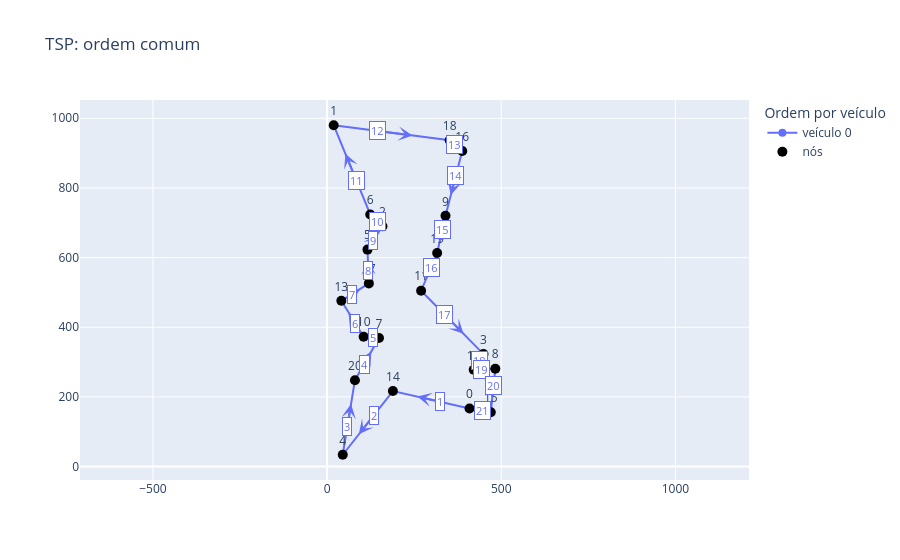
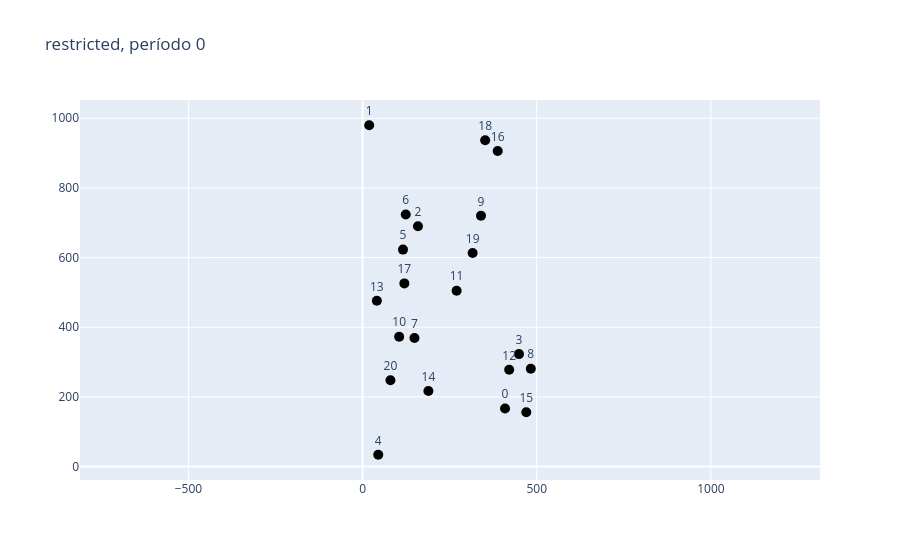

Notebook source saved alongside these figures, in order:
### Markdown cell above
## TSP, visitas, rotas e cargas

A ordem do TSP é comum aos produtos, veículos e períodos. A tabela de rotas mostra subsequências na etapa restrita e sequências livres na melhoria.
Escolha `STAGE` e `PERIOD` para inspeção. Os gráficos usam as coordenadas da instância; sem coordenadas, empregam uma disposição circular apenas para visualização, sem alterar custos.

### Code cell
def plot_routes(routes, title):
    coord = data.get('coordXY')
    if coord:
        x, y = np.asarray(coord['x']), np.asarray(coord['y'])
    else:
        angle = np.linspace(0, 2 * np.pi, problem.i, endpoint=False)
        x, y = np.cos(angle), np.sin(angle)

    fig = go.Figure()
    palette = px.colors.qualitative.Plotly
    for vehicle, route in enumerate(routes):
        if not route:
            continue
        nodes = [0, *route, 0]
        color = palette[vehicle % len(palette)]
        fig.add_trace(
            go.Scatter(
                x=x[nodes],
                y=y[nodes],
                mode='lines+markers',
                line={'color': color, 'width': 2},
                marker={'size': 8},
                name=f'veículo {vehicle}',
                text=[f'parada {step}: nó {node}' for step, node in enumerate(nodes)],
                hovertemplate='%{text}<extra>%{fullData.name}</extra>',
            )
        )
        for step, (origin, destination) in enumerate(zip(nodes, nodes[1:]), start=1):
            dx, dy = x[destination] - x[origin], y[destination] - y[origin]
            # A seta aponta no sentido percorrido; o número identifica a perna da rota.
            fig.add_annotation(
                x=x[origin] + 0.68 * dx,
                y=y[origin] + 0.68 * dy,
                ax=x[origin] + 0.43 * dx,
                ay=y[origin] + 0.43 * dy,
                xref='x', yref='y', axref='x', ayref='y',
                text='', showarrow=True, arrowhead=3, arrowsize=1.2,
                arrowwidth=2, arrowcolor=color,
            )
            fig.add_annotation(
                x=x[origin] + 0.38 * dx,
                y=y[origin] + 0.38 * dy,
                text=str(step), showarrow=False,
                font={'color': color, 'size': 11},
                bgcolor='white', bordercolor=color, borderwidth=1,
            )

    fig.add_trace(
        go.Scatter(
            x=x, y=y, mode='markers+text', text=list(range(problem.i)),
            textposition='top center', name='nós',
            marker={'color': 'black', 'size': 10},
        )
    )
    fig.update_layout(
        title=title,
        yaxis_scaleanchor='x',
        annotations=fig.layout.annotations,
        legend_title_text='Ordem por veículo',
    )
    return fig

u = restore('tsp','u')
assert np.allclose(u,np.rint(u))
assert all(u[a,b] == 1 for a,b in zip(pi,pi[1:]) if a != b)
plot_routes([pi[1:-1]],'TSP: ordem comum').show()
route_records = []
for stage,state in states.items():
    try:
        for t,period in enumerate(routes_from_z(state['Z'])):
            for v,route in enumerate(period):
                route_records.append({'stage':stage,'t':t,'v':v,'route':[0,*route,0] if route else [],
                                      'sequence':' → '.join(map(str,[0,*route,0])) if route else '',
                                      'delivered':float(state['Q'][:,v,:,t].sum())})
    except ValueError as error:
        print(stage,'Falha de conectividade:',error)
display(pd.DataFrame(route_records))

STAGE = next(iter(states),None)  # Ajuste para restricted, route_improvement ou final.
STAGE = 'restricted'  # Ajuste para restricted, route_improvement ou final.
PERIOD = 0
if STAGE:
    state = states[STAGE]
    routes = routes_from_z(state['Z'])[PERIOD]
    plot_routes(routes,f'{STAGE}, período {PERIOD}').show()
    rows = []
    for v,route in enumerate(routes):
        for i,k in zip([0,*route],[*route,0]) if route else []:
            rows.append({'v':v,'i':i,'k':k,'Z':state['Z'][v,i,k,PERIOD],
                         'carga_por_produto':state['R'][:,v,i,k,PERIOD].tolist(),
                         'carga_total':state['R'][:,v,i,k,PERIOD].sum()})
    display(pd.DataFrame(rows))

### Figure 1 — Plotly figure (JSON) as saved in the notebook; plotly's stock layout.template omitted (floating-point values rounded to 4 significant figures)
{"data": [{"hovertemplate": "%{text}<extra>%{fullData.name}</extra>", "line": {"color": "#636EFA", "width": 2}, "marker": {"size": 8}, "mode": "lines+markers", "name": "veículo 0", "text": ["parada 0: nó 0", "parada 1: nó 14", "parada 2: nó 4", "parada 3: nó 20", "parada 4: nó 7", "parada 5: nó 10", "parada 6: nó 13", "parada 7: nó 17", "parada 8: nó 5", "parada 9: nó 2", "parada 10: nó 6", "parada 11: nó 1", "parada 12: nó 18", "parada 13: nó 16", "parada 14: nó 9", "parada 15: nó 19", "parada 16: nó 11", "parada 17: nó 3", "parada 18: nó 12", "parada 19: nó 8", "parada 20: nó 15", "parada 21: nó 0"], "type": "scatter", "x": [409, 189, 45, 80, 149, 105, 41, 120, 116, 159, 124, 19, 352, 388, 340, 316, 270, 449, 421, 483, 470, 409], "y": [167, 217, 34, 248, 369, 373, 476, 526, 623, 690, 724, 980, 937, 906, 720, 613, 505, 323, 278, 281, 156, 167]}, {"marker": {"color": "black", "size": 10}, "mode": "markers+text", "name": "nós", "text": ["0", "1", "2", "3", "4", "5", "6", "7", "8", "9", "10", "11", "12", "13", "14", "15", "16", "17", "18", "19", "20"], "textposition": "top center", "type": "scatter", "x": [409, 19, 159, 449, 45, 116, 124, 149, 483, 340, 105, 270, 421, 41, 189, 470, 388, 120, 352, 316, 80], "y": [167, 980, 690, 323, 34, 623, 724, 369, 281, 720, 373, 505, 278, 476, 217, 156, 906, 526, 937, 613, 248]}], "layout": {"annotations": [{"arrowcolor": "#636EFA", "arrowhead": 3, "arrowsize": 1.2, "arrowwidth": 2, "ax": 314.4, "axref": "x", "ay": 188.5, "ayref": "y", "showarrow": true, "text": "", "x": 259.4, "xref": "x", "y": 201, "yref": "y"}, {"bgcolor": "white", "bordercolor": "#636EFA", "borderwidth": 1, "font": {"color": "#636EFA", "size": 11}, "showarrow": false, "text": "1", "x": 325.4, "y": 186}, {"arrowcolor": "#636EFA", "arrowhead": 3, "arrowsize": 1.2, "arrowwidth": 2, "ax": 127.1, "axref": "x", "ay": 138.3, "ayref": "y", "showarrow": true, "text": "", "x": 91.08, "xref": "x", "y": 92.56, "yref": "y"}, {"bgcolor": "white", "bordercolor": "#636EFA", "borderwidth": 1, "font": {"color": "#636EFA", "size": 11}, "showarrow": false, "text": "2", "x": 134.3, "y": 147.5}, {"arrowcolor": "#636EFA", "arrowhead": 3, "arrowsize": 1.2, "arrowwidth": 2, "ax": 60.05, "axref": "x", "ay": 126.0, "ayref": "y", "showarrow": true, "text": "", "x": 68.8, "xref": "x", "y": 179.5, "yref": "y"}, {"bgcolor": "white", "bordercolor": "#636EFA", "borderwidth": 1, "font": {"color": "#636EFA", "size": 11}, "showarrow": false, "text": "3", "x": 58.3, "y": 115.3}, {"arrowcolor": "#636EFA", "arrowhead": 3, "arrowsize": 1.2, "arrowwidth": 2, "ax": 109.7, "axref": "x", "ay": 300.0, "ayref": "y", "showarrow": true, "text": "", "x": 126.9, "xref": "x", "y": 330.3, "yref": "y"}, {"bgcolor": "white", "bordercolor": "#636EFA", "borderwidth": 1, "font": {"color": "#636EFA", "size": 11}, "showarrow": false, "text": "4", "x": 106.2, "y": 294.0}, {"arrowcolor": "#636EFA", "arrowhead": 3, "arrowsize": 1.2, "arrowwidth": 2, "ax": 130.1, "axref": "x", "ay": 370.7, "ayref": "y", "showarrow": true, "text": "", "x": 119.1, "xref": "x", "y": 371.7, "yref": "y"}, {"bgcolor": "white", "bordercolor": "#636EFA", "borderwidth": 1, "font": {"color": "#636EFA", "size": 11}, "showarrow": false, "text": "5", "x": 132.3, "y": 370.5}, {"arrowcolor": "#636EFA", "arrowhead": 3, "arrowsize": 1.2, "arrowwidth": 2, "ax": 77.48, "axref": "x", "ay": 417.3, "ayref": "y", "showarrow": true, "text": "", "x": 61.48, "xref": "x", "y": 443.0, "yref": "y"}, {"bgcolor": "white", "bordercolor": "#636EFA", "borderwidth": 1, "font": {"color": "#636EFA", "size": 11}, "showarrow": false, "text": "6", "x": 80.68, "y": 412.1}, {"arrowcolor": "#636EFA", "arrowhead": 3, "arrowsize": 1.2, "arrowwidth": 2, "ax": 74.97, "axref": "x", "ay": 497.5, "ayref": "y", "showarrow": true, "text": "", "x": 94.72, "xref": "x", "y": 510, "yref": "y"}, {"bgcolor": "white", "bordercolor": "#636EFA", "borderwidth": 1, "font": {"color": "#636EFA", "size": 11}, "showarrow": false, "text": "7", "x": 71.02, "y": 495}, {"arrowcolor": "#636EFA", "arrowhead": 3, "arrowsize": 1.2, "arrowwidth": 2, "ax": 118.3, "axref": "x", "ay": 567.7, "ayref": "y", "showarrow": true, "text": "", "x": 117.3, "xref": "x", "y": 592.0, "yref": "y"}, {"bgcolor": "white", "bordercolor": "#636EFA", "borderwidth": 1, "font": {"color": "#636EFA", "size": 11}, "showarrow": false, "text": "8", "x": 118.5, "y": 562.9}, {"arrowcolor": "#636EFA", "arrowhead": 3, "arrowsize": 1.2, "arrowwidth": 2, "ax": 134.5, "axref": "x", "ay": 651.8, "ayref": "y", "showarrow": true, "text": "", "x": 145.2, "xref": "x", "y": 668.6, "yref": "y"}, {"bgcolor": "white", "bordercolor": "#636EFA", "borderwidth": 1, "font": {"color": "#636EFA", "size": 11}, "showarrow": false, "text": "9", "x": 132.3, "y": 648.5}, {"arrowcolor": "#636EFA", "arrowhead": 3, "arrowsize": 1.2, "arrowwidth": 2, "ax": 143.9, "axref": "x", "ay": 704.6, "ayref": "y", "showarrow": true, "text": "", "x": 135.2, "xref": "x", "y": 713.1, "yref": "y"}, {"bgcolor": "white", "bordercolor": "#636EFA", "borderwidth": 1, "font": {"color": "#636EFA", "size": 11}, "showarrow": false, "text": "10", "x": 145.7, "y": 702.9}, {"arrowcolor": "#636EFA", "arrowhead": 3, "arrowsize": 1.2, "arrowwidth": 2, "ax": 78.85, "axref": "x", "ay": 834.1, "ayref": "y", "showarrow": true, "text": "", "x": 52.6, "xref": "x", "y": 898.1, "yref": "y"}, {"bgcolor": "white", "bordercolor": "#636EFA", "borderwidth": 1, "font": {"color": "#636EFA", "size": 11}, "showarrow": false, "text": "11", "x": 84.1, "y": 821.3}, {"arrowcolor": "#636EFA", "arrowhead": 3, "arrowsize": 1.2, "arrowwidth": 2, "ax": 162.2, "axref": "x", "ay": 961.5, "ayref": "y", "showarrow": true, "text": "", "x": 245.4, "xref": "x", "y": 950.8, "yref": "y"}, {"bgcolor": "white", "bordercolor": "#636EFA", "borderwidth": 1, "font": {"color": "#636EFA", "size": 11}, "showarrow": false, "text": "12", "x": 145.5, "y": 963.7}, {"arrowcolor": "#636EFA", "arrowhead": 3, "arrowsize": 1.2, "arrowwidth": 2, "ax": 367.5, "axref": "x", "ay": 923.7, "ayref": "y", "showarrow": true, "text": "", "x": 376.5, "xref": "x", "y": 915.9, "yref": "y"}, {"bgcolor": "white", "bordercolor": "#636EFA", "borderwidth": 1, "font": {"color": "#636EFA", "size": 11}, "showarrow": false, "text": "13", "x": 365.7, "y": 925.2}, {"arrowcolor": "#636EFA", "arrowhead": 3, "arrowsize": 1.2, "arrowwidth": 2, "ax": 367.4, "axref": "x", "ay": 826.0, "ayref": "y", "showarrow": true, "text": "", "x": 355.4, "xref": "x", "y": 779.5, "yref": "y"}, {"bgcolor": "white", "bordercolor": "#636EFA", "borderwidth": 1, "font": {"color": "#636EFA", "size": 11}, "showarrow": false, "text": "14", "x": 369.8, "y": 835.3}, {"arrowcolor": "#636EFA", "arrowhead": 3, "arrowsize": 1.2, "arrowwidth": 2, "ax": 329.7, "axref": "x", "ay": 674.0, "ayref": "y", "showarrow": true, "text": "", "x": 323.7, "xref": "x", "y": 647.2, "yref": "y"}, {"bgcolor": "white", "bordercolor": "#636EFA", "borderwidth": 1, "font": {"color": "#636EFA", "size": 11}, "showarrow": false, "text": "15", "x": 330.9, "y": 679.3}, {"arrowcolor": "#636EFA", "arrowhead": 3, "arrowsize": 1.2, "arrowwidth": 2, "ax": 296.2, "axref": "x", "ay": 566.6, "ayref": "y", "showarrow": true, "text": "", "x": 284.7, "xref": "x", "y": 539.6, "yref": "y"}, {"bgcolor": "white", "bordercolor": "#636EFA", "borderwidth": 1, "font": {"color": "#636EFA", "size": 11}, "showarrow": false, "text": "16", "x": 298.5, "y": 572.0}, {"arrowcolor": "#636EFA", "arrowhead": 3, "arrowsize": 1.2, "arrowwidth": 2, "ax": 347.0, "axref": "x", "ay": 426.7, "ayref": "y", "showarrow": true, "text": "", "x": 391.7, "xref": "x", "y": 381.2, "yref": "y"}, {"bgcolor": "white", "bordercolor": "#636EFA", "borderwidth": 1, "font": {"color": "#636EFA", "size": 11}, "showarrow": false, "text": "17", "x": 338.0, "y": 435.8}, {"arrowcolor": "#636EFA", "arrowhead": 3, "arrowsize": 1.2, "arrowwidth": 2, "ax": 437.0, "axref": "x", "ay": 303.6, "ayref": "y", "showarrow": true, "text": "", "x": 430.0, "xref": "x", "y": 292.4, "yref": "y"}, {"bgcolor": "white", "bordercolor": "#636EFA", "borderwidth": 1, "font": {"color": "#636EFA", "size": 11}, "showarrow": false, "text": "18", "x": 438.4, "y": 305.9}, {"arrowcolor": "#636EFA", "arrowhead": 3, "arrowsize": 1.2, "arrowwidth": 2, "ax": 447.7, "axref": "x", "ay": 279.3, "ayref": "y", "showarrow": true, "text": "", "x": 463.2, "xref": "x", "y": 280.0, "yref": "y"}, {"bgcolor": "white", "bordercolor": "#636EFA", "borderwidth": 1, "font": {"color": "#636EFA", "size": 11}, "showarrow": false, "text": "19", "x": 444.6, "y": 279.1}, {"arrowcolor": "#636EFA", "arrowhead": 3, "arrowsize": 1.2, "arrowwidth": 2, "ax": 477.4, "axref": "x", "ay": 227.2, "ayref": "y", "showarrow": true, "text": "", "x": 474.2, "xref": "x", "y": 196, "yref": "y"}, {"bgcolor": "white", "bordercolor": "#636EFA", "borderwidth": 1, "font": {"color": "#636EFA", "size": 11}, "showarrow": false, "text": "20", "x": 478.1, "y": 233.5}, {"arrowcolor": "#636EFA", "arrowhead": 3, "arrowsize": 1.2, "arrowwidth": 2, "ax": 443.8, "axref": "x", "ay": 160.7, "ayref": "y", "showarrow": true, "text": "", "x": 428.5, "xref": "x", "y": 163.5, "yref": "y"}, {"bgcolor": "white", "bordercolor": "#636EFA", "borderwidth": 1, "font": {"color": "#636EFA", "size": 11}, "showarrow": false, "text": "21", "x": 446.8, "y": 160.2}], "legend": {"title": {"text": "Ordem por veículo"}}, "title": {"text": "TSP: ordem comum"}, "yaxis": {"scaleanchor": "x"}}}

### Figure 2 — Plotly figure (JSON) as saved in the notebook; plotly's stock layout.template omitted (floating-point values rounded to 4 significant figures)
{"data": [{"marker": {"color": "black", "size": 10}, "mode": "markers+text", "name": "nós", "text": ["0", "1", "2", "3", "4", "5", "6", "7", "8", "9", "10", "11", "12", "13", "14", "15", "16", "17", "18", "19", "20"], "textposition": "top center", "type": "scatter", "x": [409, 19, 159, 449, 45, 116, 124, 149, 483, 340, 105, 270, 421, 41, 189, 470, 388, 120, 352, 316, 80], "y": [167, 980, 690, 323, 34, 623, 724, 369, 281, 720, 373, 505, 278, 476, 217, 156, 906, 526, 937, 613, 248]}], "layout": {"legend": {"title": {"text": "Ordem por veículo"}}, "title": {"text": "restricted, período 0"}, "yaxis": {"scaleanchor": "x"}}}
